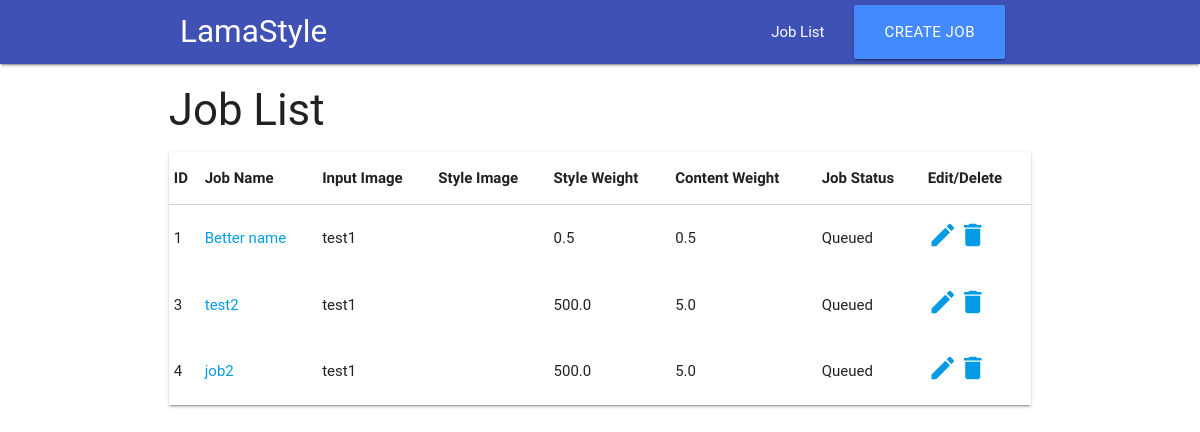
The app's page /deepstyle/ with its own data.
### deepstyle/models.py (models this page shows, shortened)
class Job(models.Model):
    job_name = models.CharField(max_length = 200)
    job_description = models.TextField(default="Just another deepstyle job")
    input_image = models.ForeignKey(Image, blank = False, null = "False", related_name='+')
    style_image = models.ForeignKey(Image, blank = False, null = "False",  related_name='+')
    output_image = models.CharField(max_length = 100, blank = True, null = True)
    output_width = models.PositiveSmallIntegerField()
    iterations = models.PositiveIntegerField(default = 1000)
    content_weight = models.FloatField(default = 5e0)
    content_weight_blend = models.FloatField(default = 1)
    style_weight = models.FloatField(default = 5e2)
    style_scale = models.FloatField(default = 1.0)
    learning_rate = models.FloatField(default = 1e1)
    style_layer_weight_exp = models.FloatField(default = 1)
    perserve_color = models.BooleanField(default = False)
    POOLING_OPTIONS = (
        ('MAX', "max"),
        ('AVG', "avg")
    )
    pooling = models.CharField(max_length = 3, choices = POOLING_OPTIONS, default = 'MAX') # max pooling is default?
    QUEUED = 'Q'
    INPROGRESS = 'P'
    COMPLETED = 'C'
    FAIL = 'F'
    PROGRESS_FAIL = 'PF'
    JOB_STATUS_OPTIONS = (
        (QUEUED, "Queued"),
        (INPROGRESS, "In Progress"),
        (COMPLETED, "Completed"),
        (FAIL, "Failed"),
        (PROGRESS_FAIL, "Progress Failed"),
    )
    job_status = models.CharField(max_length = 2, choices = JOB_STATUS_OPTIONS, default = QUEUED)
    job_added = models.DateTimeField(default = datetime.now)
    job_start = models.DateTimeField(blank = True, null = True)
    job_completed = models.DateTimeField(blank = True, null = True)

class Image(models.Model):
    image_name = models.CharField(max_length = 500)
    image_description = models.TextField(default = "Just another image")
    image_file = models.ImageField()
    INPUT_IMAGE = 'I'
    OUTPUT_IMAGE = 'O'
    IMAGE_TYPE_OPTIONS = (
        (INPUT_IMAGE, "Input"),
        (OUTPUT_IMAGE, "Output")
    )
    image_type = models.CharField(max_length = 1, choices = IMAGE_TYPE_OPTIONS, default = INPUT_IMAGE)

### deepstyle/views.py (the view)
class IndexView(generic.ListView):
    template_name = 'deepstyle/index.html'
    context_object_name = 'all_jobs'
    def get_queryset(self):
        return Job.objects.all()

### deepstyle/templates/deepstyle/index.html
{% extends 'deepstyle/base.html' %}
{% block body %}
	<div class="row">
	<h3>Job List</h3>
	{% if all_jobs %}
		<table class="highlight responsible-table z-depth-1">
			<thead>
				<tr>
					<th>ID</th>
					<th>Job Name</th>
					<th>Input Image</th>
					<th>Style Image</th>
					<th>Style Weight</th>
					<th>Content Weight</th>
					<th>Job Status</th>
					<th>Edit/Delete</th>
				</tr>
			</thead>
			<tbody>
				{% for job in all_jobs %}
				<tr>
					<td>{{ job.id }}</td>
					<td><a href="{% url 'deepstyle:detail' job.id %}">{{ job.job_name }}</a></td>
					<td>{{ job.input_image.image_name }}</td>
					<td>{{ job.output_image.image_name }}</td>
					<td>{{ job.style_weight }}</td>
					<td>{{ job.content_weight }}</td>
					<td>{{ job.get_job_status_display }}</td>
					<td><a href="{% url 'deepstyle:EditJob' job.id %}"><i class="small material-icons tooltipped" data-position="bottom" data-delay="10" data-tooltip="I am a tooltip">edit</i></a><a href="{% url 'deepstyle:DeleteJob' job.id %}"><i class="small material-icons">delete</i></a></td>
				</tr>
				{% endfor %}
			</tbody>
		</table>
	{% else %}
		<script>
			alert("There are no jobs in this application.")
		</script>
	{% endif %}
	</div>
{% endblock %}

### records on screen
Job: id "1", job_name "Better name", input_image.image_name "test1", style_weight "0.5", content_weight "0.5", job_status "Queued"
Job: id "3", job_name "test2", input_image.image_name "test1", style_weight "500.0", content_weight "5.0", job_status "Queued"
Job: id "4", job_name "job2", input_image.image_name "test1", style_weight "500.0", content_weight "5.0", job_status "Queued"
